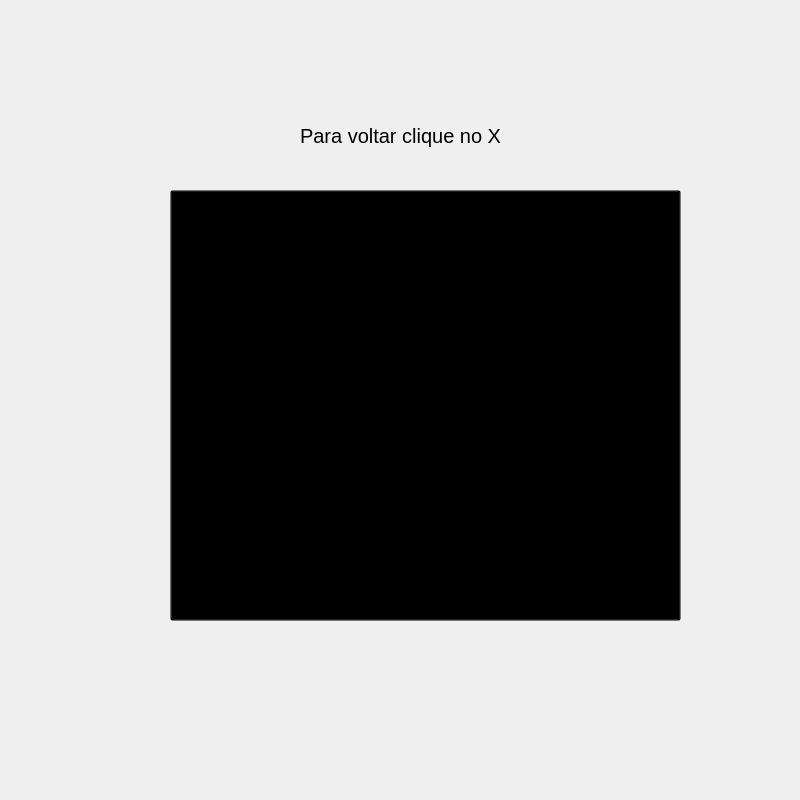
<?xml version="1.0" encoding="UTF-8"?>
<ui version="4.0">
 <class>erro</class>
 <widget class="QMainWindow" name="erro">
  <property name="geometry">
   <rect>
    <x>0</x>
    <y>0</y>
    <width>800</width>
    <height>800</height>
   </rect>
  </property>
  <property name="minimumSize">
   <size>
    <width>800</width>
    <height>800</height>
   </size>
  </property>
  <property name="maximumSize">
   <size>
    <width>800</width>
    <height>800</height>
   </size>
  </property>
  <property name="windowTitle">
   <string>MainWindow</string>
  </property>
  <widget class="QWidget" name="centralwidget">
   <widget class="QLabel" name="label">
    <property name="geometry">
     <rect>
      <x>0</x>
      <y>-10</y>
      <width>801</width>
      <height>841</height>
     </rect>
    </property>
    <property name="text">
     <string/>
    </property>
    <property name="pixmap">
     <pixmap>erro.png</pixmap>
    </property>
    <property name="scaledContents">
     <bool>true</bool>
    </property>
   </widget>
   <widget class="QPushButton" name="back_button">
    <property name="geometry">
     <rect>
      <x>170</x>
      <y>190</y>
      <width>511</width>
      <height>431</height>
     </rect>
    </property>
    <property name="styleSheet">
     <string notr="true">background-color:transparent;</string>
    </property>
    <property name="text">
     <string/>
    </property>
   </widget>
   <widget class="QLabel" name="label_2">
    <property name="geometry">
     <rect>
      <x>300</x>
      <y>120</y>
      <width>211</width>
      <height>31</height>
     </rect>
    </property>
    <property name="styleSheet">
     <string notr="true">font-size:20px;</string>
    </property>
    <property name="text">
     <string>Para voltar clique no X</string>
    </property>
   </widget>
  </widget>
 </widget>
 <resources/>
 <connections/>
</ui>
